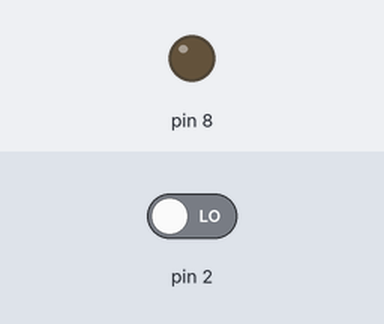
Bench run of a sketch on a simulated Arduino Uno, built with avr-gcc and run on an emulated ATmega328P. On the bench: output pins drawn as LEDs (lit = HIGH). The inputs (shaded band) are chosen by the test bench; at power-on: pin 2 LOW.

Above: at 1.2 s.
1.3 s: pin 2 driven HIGH
At 1.9 s:
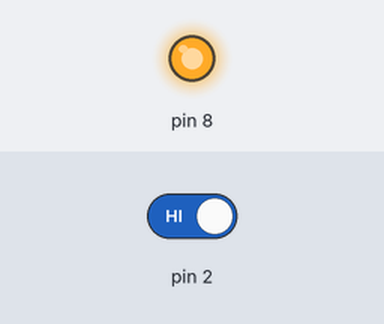
2.8 s: pin 2 driven LOW
At 3.1 s:
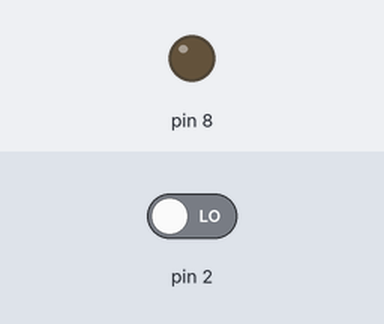
Timing chart, 0 to 5.8 s (numbered marks = the images above; inputs shaded):
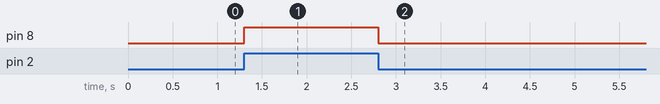

The sketch:

Digital_Sensor_example.ino
```cpp
int a;
void setup() {
  //Serial.begin(9600);
  pinMode(2,INPUT);
  pinMode(8,OUTPUT);
 }

void loop() {
  a = digitalRead(2);
  if(a==HIGH){
    digitalWrite(8,HIGH);
  }
  if(a==LOW){
    digitalWrite(8,LOW);
  }
}
```

Measured:
- after the input at 1.3 s, pin 8: LOW → HIGH at once
- after the input at 2.8 s, pin 8: HIGH → LOW at once
